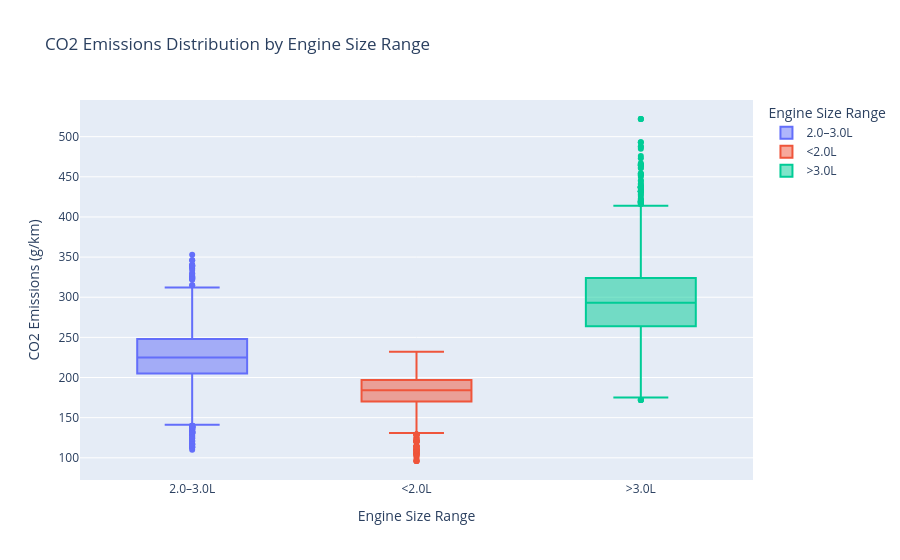

Here is the notebook cell this chart was saved with:
### Code cell
fig = px.box(
    co2,
    x='Engine_Size_Range',
    y='CO2 Emissions(g/km)',
    color='Engine_Size_Range',
    title='CO2 Emissions Distribution by Engine Size Range',
    labels={'Engine_Size_Range': 'Engine Size Range', 'CO2 Emissions(g/km)': 'CO2 Emissions (g/km)'}
)
fig.show()

### Figure 1 — Plotly figure (JSON) as saved in the notebook; plotly's stock layout.template omitted (floating-point values rounded to 4 significant figures; data arrays with more than 128 entries replaced by an {"elided": "..."} marker saying what was removed)
{"data": [{"alignmentgroup": "True", "hovertemplate": "Engine Size Range=%{x}<br>CO2 Emissions (g/km)=%{y}<extra></extra>", "legendgroup": "2.0–3.0L", "marker": {"color": "#636efa"}, "name": "2.0–3.0L", "notched": false, "offsetgroup": "2.0–3.0L", "orientation": "v", "showlegend": true, "type": "box", "x": {"elided": "3236 str values"}, "x0": " ", "xaxis": "x", "y": {"elided": "3236 int values"}, "y0": " ", "yaxis": "y"}, {"alignmentgroup": "True", "hovertemplate": "Engine Size Range=%{x}<br>CO2 Emissions (g/km)=%{y}<extra></extra>", "legendgroup": "<2.0L", "marker": {"color": "#EF553B"}, "name": "<2.0L", "notched": false, "offsetgroup": "<2.0L", "orientation": "v", "showlegend": true, "type": "box", "x": {"elided": "993 str values"}, "x0": " ", "xaxis": "x", "y": {"elided": "993 int values"}, "y0": " ", "yaxis": "y"}, {"alignmentgroup": "True", "hovertemplate": "Engine Size Range=%{x}<br>CO2 Emissions (g/km)=%{y}<extra></extra>", "legendgroup": ">3.0L", "marker": {"color": "#00cc96"}, "name": ">3.0L", "notched": false, "offsetgroup": ">3.0L", "orientation": "v", "showlegend": true, "type": "box", "x": {"elided": "3156 str values"}, "x0": " ", "xaxis": "x", "y": {"elided": "3156 int values"}, "y0": " ", "yaxis": "y"}], "layout": {"boxmode": "overlay", "legend": {"title": {"text": "Engine Size Range"}, "tracegroupgap": 0}, "title": {"text": "CO2 Emissions Distribution by Engine Size Range"}, "xaxis": {"anchor": "y", "categoryarray": ["2.0–3.0L", "<2.0L", ">3.0L"], "categoryorder": "array", "domain": [0, 1], "title": {"text": "Engine Size Range"}}, "yaxis": {"anchor": "x", "domain": [0, 1], "title": {"text": "CO2 Emissions (g/km)"}}}}
